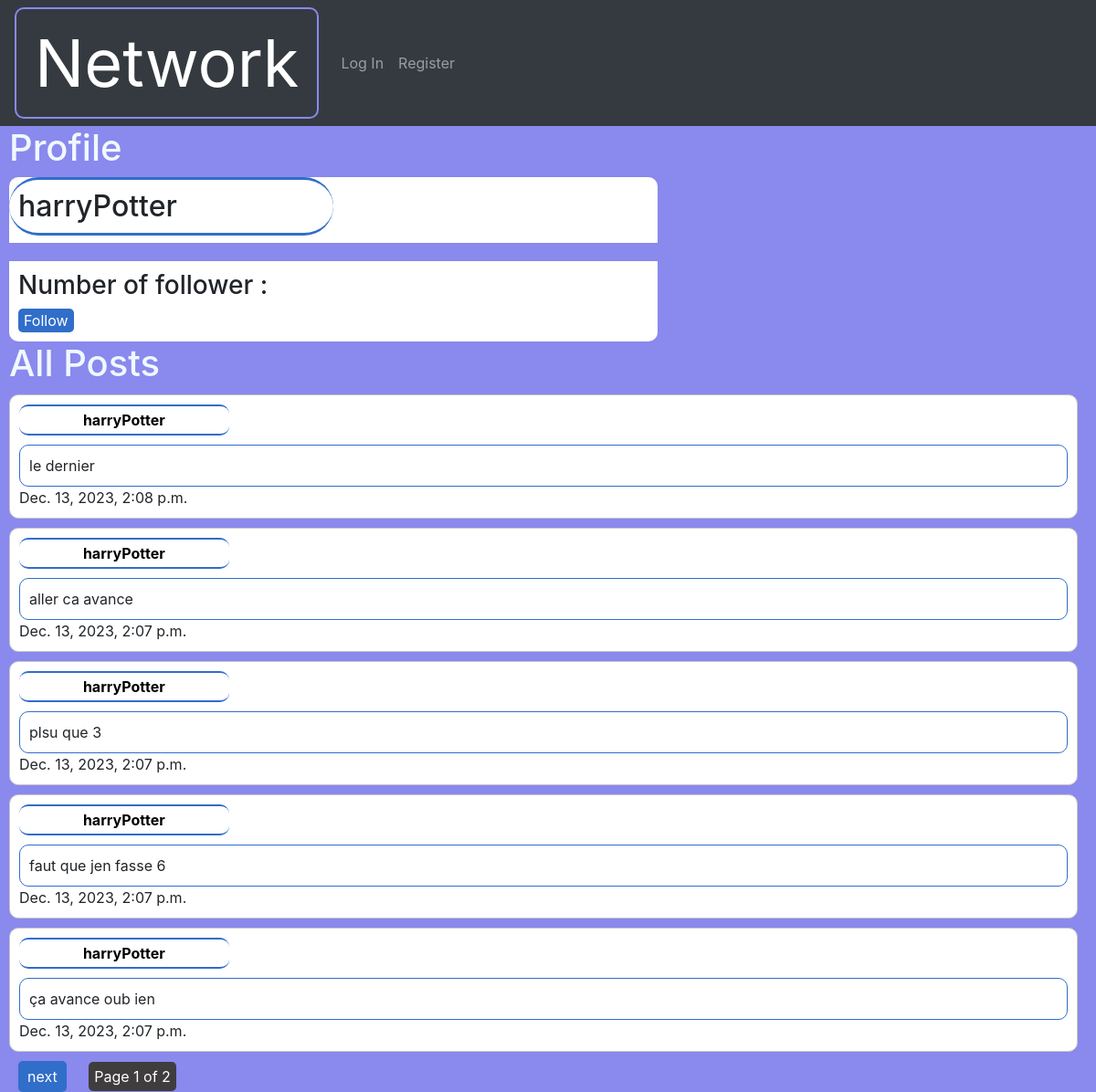
The page /profile/harryPotter/ on the database its author committed.
### network/models.py (models this page shows)
class User(AbstractUser):
    pass

class NewPost(models.Model):
    postContent = models.CharField(max_length=500)
    poster = models.ForeignKey(User, on_delete=models.CASCADE, related_name = "poster")
    timestamp = models.DateTimeField(auto_now_add=True)

### network/views.py (the view)
# urls.py: path("profile/<str:profilename>/", views.profile, name="profile"),
def profile(request,profilename):
    user  = User.objects.get(username = profilename)
    name = str(user)
    posts_list = NewPost.objects.filter(poster = user).order_by('-timestamp')
    paginator = Paginator(posts_list, 5)
    page_number = request.GET.get('page')
    page_obj = paginator.get_page(page_number)
    return render(request , "network/profile.html", {'profilename': profilename, 'page_obj' : page_obj, 'name' : name})

### network/templates/network/profile.html (shortened to what this page needs)
{% extends "network/layout.html" %}
{% load static %}
{% block body %}
<div id="profile">
<h1>Profile</h1>
<div class="profile-container">
    <h2 id="name">{{name}}</h2>
    <div id="number-follower">
        <h3 >Number of follower :  </h3>
        <input type="submit" value="Follow" id="follow">
    </div>
</div>
    <div>
        <h1>All Posts</h1>
    </div>
<div id="posts">
    {% for post in page_obj %}
   <div class="post-container">
    <div class="poster"><a href="{% url 'profile' profilename=post.poster %}"><strong>{{ post.poster }}</strong></a></div>
    <div class="post-content">{{ post.postContent }}</div>
    <div class="post-time">{{post.timestamp}}</div>
   </div>
{% endfor %}
<div class="pagination">
    <span class="step-links">
        {% if page_obj.has_next %}
        <button id="next" >next</button>
        {% endif %}
        <span class="current page">
            Page {{ page_obj.number }} of {{ page_obj.paginator.num_pages }}
        </span>
    </span>
</div>
</div>
</div>
{% endblock %}

### network/static/network/styles.css (style rules this page uses)
h1 { margin-left: 10px; color:aliceblue; }
body { background: rgb(137, 137, 238); }
button { background-color: rgb(48, 110, 202); color: white; padding: 5px 10px; border: none; cursor: pointer; border-radius: 5px; margin-left: 20px; margin-top: 10px; }
a:link, a:visited, a:hover, a:active { color: rgb(255, 255, 255) }
.post-container { margin-left: 10px; border: solid rgb(201, 197, 197) 1px; border-radius: 10px; padding: 10px; border-width: auto; margin-right: 20px; margin-top: 10px; background: white; }
.post-container a:link, .post-container a:visited { color: rgb(0, 0, 0); }
.poster { border-bottom: solid rgb(48, 110, 202) 3px; border-top: solid rgb(48, 110, 202) 3px; border-width: 2px; padding: 3px; margin-right: 80%; border-radius: 10px; text-align: center; }
.post-content { border: solid rgb(48, 110, 202) 1px; border-radius: 10px; padding: 10px; border-width: auto; margin-top: 10px; }
.page { background: rgb(63, 61, 61); margin-left: 20px; border-radius: 5px; padding: 6px; color: white; }
.profile-container { margin-left: 10px; margin-right: 40%; background: white; border-radius: 10px; }
.profile-container #name { padding: 10px; margin-right: 50%; border-top: solid rgb(48, 110, 202) ; border-radius: 40px; border-width: 3px; border-bottom: solid rgb(48, 110, 202) ; }
.profile-container #number-follower { padding: 10px; border-top: solid rgb(137, 137, 238) 20px; }
.profile-container #number-follower input[type="submit"] { color: white; background: rgb(48, 110, 202) ; border: none; cursor: pointer; border-radius: 5px; }

### rows shown on the page
User: username "harryPotter"
NewPost: poster "harryPotter", postContent "le dernier", timestamp "Dec. 13, 2023, 2:08 p.m."
NewPost: poster "harryPotter", postContent "aller ca avance", timestamp "Dec. 13, 2023, 2:07 p.m."
NewPost: poster "harryPotter", postContent "plsu que 3", timestamp "Dec. 13, 2023, 2:07 p.m."
NewPost: poster "harryPotter", postContent "faut que jen fasse 6", timestamp "Dec. 13, 2023, 2:07 p.m."
NewPost: poster "harryPotter", postContent "ça avance oub ien", timestamp "Dec. 13, 2023, 2:07 p.m."

### other values the page prints
{{ page_obj.number }} "1"
{{ page_obj.paginator.num_pages }} "2"
